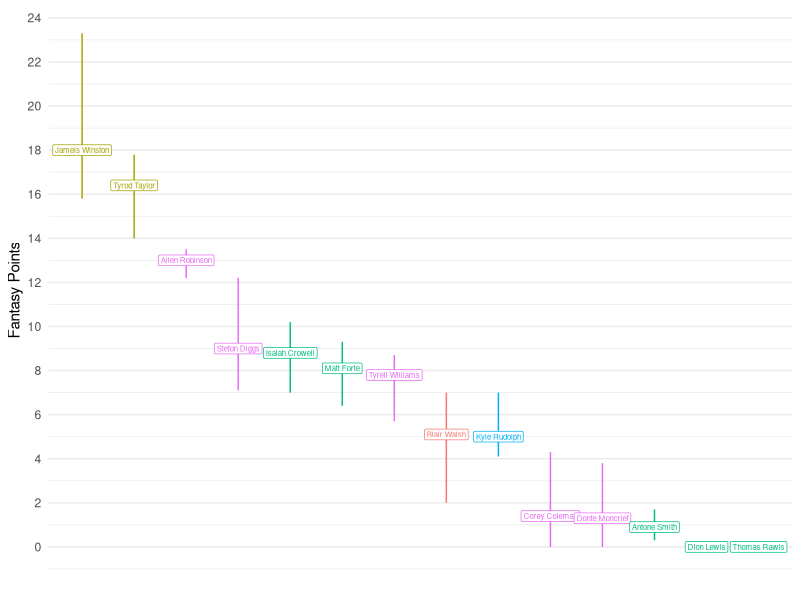

Write R code to recreate this figure.
library(tidyverse)

proj <- read_csv("data/proj.csv")

team <- c(
    "Jameis Winston",
    "Tyrod Taylor",
    "Ben Roethlisberger",
    "Jonathan Stewart",
    "Matt Forte",
    "Isaiah Crowell",
    "Allen Robinson",
    "Stefon Diggs",
    "Tyrell Williams",
    "Kyle Rudolph",
    "Dion Lewis",
    "Antone Smith",
    "Donte Moncrief",
    "Thomas Rawls",
    "Corey Coleman",
    "Blair Walsh",
    "Carolina Panthers")

proj_team <- proj %>% 
    filter(name %in% team) %>%
    arrange(desc(mid)) %>% 
    mutate(rank = row_number())

proj_team %>% ggplot(aes(x = rank, y = mid, color = position)) + 
    geom_linerange(aes(ymin = low, ymax = high)) +
    geom_label(aes(label = name), size = 2) + 
    scale_x_continuous(breaks = NULL) + 
    scale_y_continuous(breaks = seq(0, 30, 2)) + 
    theme_minimal() +
    theme(legend.position = "none") + 
    labs(y = "Fantasy Points", x = "")

proj_start <- function() { 
    
    pos_top <- function(pos = "QB", slots = 2) {
        p <- proj_team %>% 
            filter(position == pos) %>% 
            top_n(slots, wt = mid)
        return(p)
    }
    
    params <- tribble(
        ~pos, ~slots, 
        "QB", 2, 
        "WR", 3, 
        "RB", 2, 
        "TE", 1, 
        "K", 1,
        "DEF", 1
    )
    
    start <- params %>% 
        pmap(pos_top) %>% 
        bind_rows()
    
    flex <- proj_team %>% 
        anti_join(start, by = c("position", "name")) %>% 
        filter(position == "WR" | position == "RB") %>% 
        top_n(1, wt = mid)
    
    start <- start %>% 
        bind_rows(flex) %>% 
        select(position:high)
    
    return(start)
}

start <- proj_start()

knitr::kable(start)

write_csv(start, "data/proj_start.csv")
